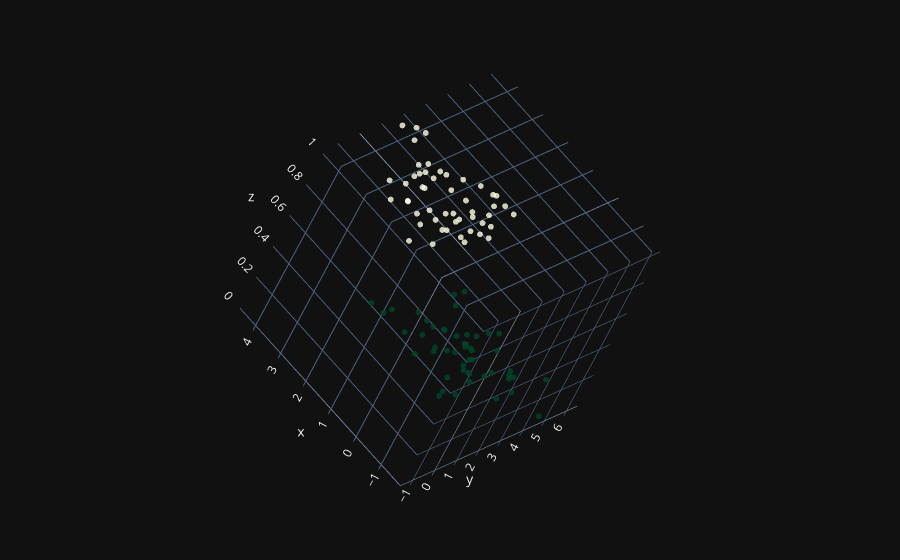

Notebook source saved alongside this figure:
### Code cell
fig = go.Figure(data=[go.Scatter3d(
    x=X[:,0].flatten(),
    y=X[:,1].flatten(),
    z=y.flatten(),
    mode='markers',
    marker=dict(
        size=2,
        color=y.flatten(),
        colorscale='YlGn',
        opacity=0.8,
        reversescale=True
    )
)])

fig.update_layout(template= "plotly_dark", margin=dict(l=0, r=0, b=0, t=0))
fig.layout.scene.camera.projection.type="orthographic"
fig.show()
